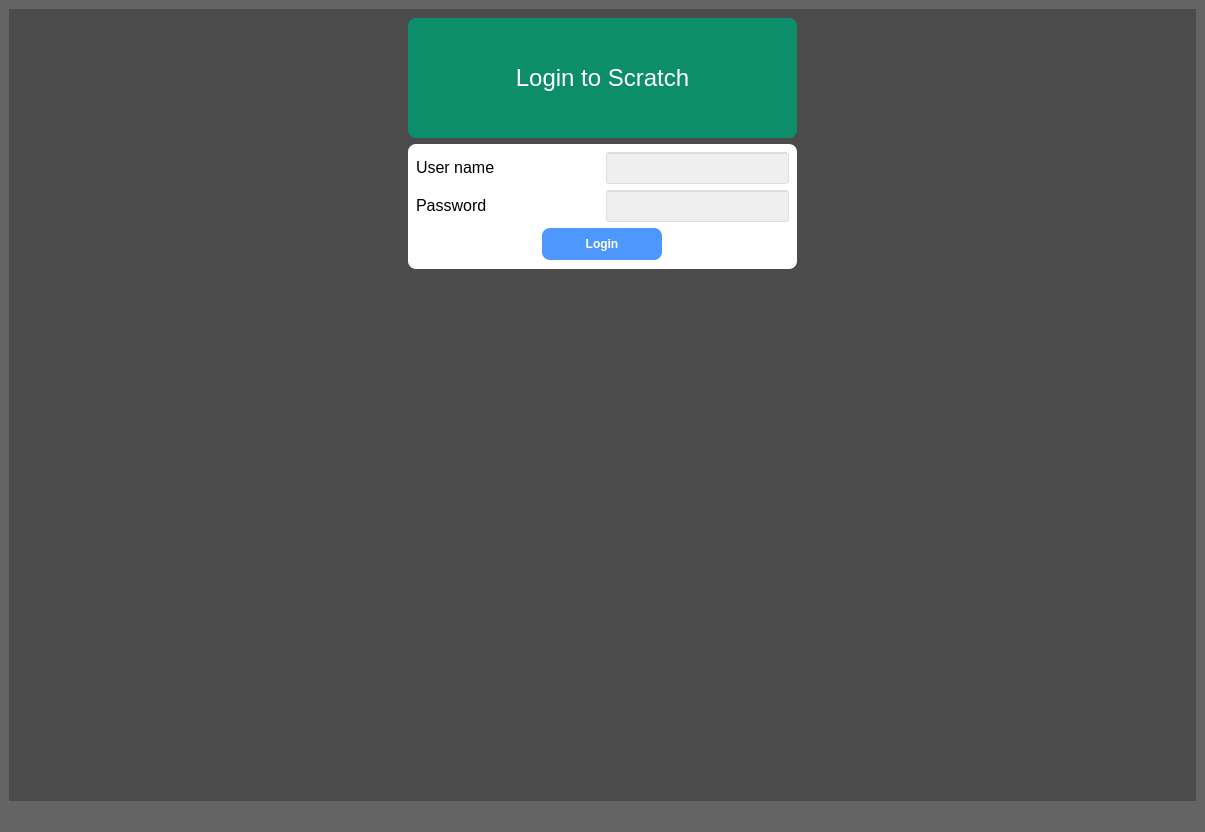
<?xml version="1.0" encoding="UTF-8"?>
<ui version="4.0">
 <class>MainWindow</class>
 <widget class="QMainWindow" name="MainWindow">
  <property name="geometry">
   <rect>
    <x>0</x>
    <y>0</y>
    <width>1205</width>
    <height>832</height>
   </rect>
  </property>
  <property name="windowTitle">
   <string>Scratch Controls</string>
  </property>
  <property name="windowIcon">
   <iconset>
    <normaloff>avatar.png</normaloff>avatar.png</iconset>
  </property>
  <property name="styleSheet">
   <string notr="true">background: rgb(100,100,100);</string>
  </property>
  <widget class="QWidget" name="centralwidget">
   <layout class="QGridLayout" name="gridLayout">
    <item row="1" column="0" rowspan="2" colspan="2">
     <widget class="QStackedWidget" name="stackedWidget">
      <property name="styleSheet">
       <string notr="true">background : rgba(50,50,50,0.3);
</string>
      </property>
      <property name="currentIndex">
       <number>0</number>
      </property>
      <widget class="QWidget" name="page">
       <layout class="QGridLayout" name="gridLayout_2">
        <item row="1" column="2">
         <spacer name="horizontalSpacer_2">
          <property name="orientation">
           <enum>Qt::Horizontal</enum>
          </property>
          <property name="sizeHint" stdset="0">
           <size>
            <width>40</width>
            <height>20</height>
           </size>
          </property>
         </spacer>
        </item>
        <item row="1" column="0">
         <spacer name="horizontalSpacer">
          <property name="orientation">
           <enum>Qt::Horizontal</enum>
          </property>
          <property name="sizeHint" stdset="0">
           <size>
            <width>40</width>
            <height>20</height>
           </size>
          </property>
         </spacer>
        </item>
        <item row="1" column="1">
         <widget class="QFrame" name="frame">
          <property name="styleSheet">
           <string notr="true">QFrame{
background : white;
border-radius : 8px;
}

</string>
          </property>
          <property name="frameShape">
           <enum>QFrame::StyledPanel</enum>
          </property>
          <property name="frameShadow">
           <enum>QFrame::Raised</enum>
          </property>
          <layout class="QGridLayout" name="gridLayout_3">
           <property name="leftMargin">
            <number>8</number>
           </property>
           <property name="topMargin">
            <number>8</number>
           </property>
           <property name="rightMargin">
            <number>8</number>
           </property>
           <item row="1" column="0">
            <layout class="QHBoxLayout" name="horizontalLayout_4">
             <item>
              <widget class="QLabel" name="label_11">
               <property name="sizePolicy">
                <sizepolicy hsizetype="Expanding" vsizetype="Maximum">
                 <horstretch>0</horstretch>
                 <verstretch>0</verstretch>
                </sizepolicy>
               </property>
               <property name="styleSheet">
                <string notr="true">font-size : 12pt;</string>
               </property>
               <property name="text">
                <string>User name</string>
               </property>
               <property name="alignment">
                <set>Qt::AlignLeading|Qt::AlignLeft|Qt::AlignVCenter</set>
               </property>
              </widget>
             </item>
             <item>
              <widget class="QLineEdit" name="username_input">
               <property name="sizePolicy">
                <sizepolicy hsizetype="Expanding" vsizetype="Maximum">
                 <horstretch>0</horstretch>
                 <verstretch>0</verstretch>
                </sizepolicy>
               </property>
               <property name="minimumSize">
                <size>
                 <width>0</width>
                 <height>32</height>
                </size>
               </property>
               <property name="maximumSize">
                <size>
                 <width>16777215</width>
                 <height>32</height>
                </size>
               </property>
               <property name="styleSheet">
                <string notr="true">QLineEdit:focus {
background : rgba(50,50,50,0.5);
color:white;
border-radius:8px;
}

QLineEdit {
background : rgba(200,200,200,0.3);
color:white;
font-weight : bold;
}</string>
               </property>
              </widget>
             </item>
            </layout>
           </item>
           <item row="2" column="0">
            <layout class="QHBoxLayout" name="horizontalLayout_5">
             <item>
              <widget class="QLabel" name="label_12">
               <property name="sizePolicy">
                <sizepolicy hsizetype="Expanding" vsizetype="Maximum">
                 <horstretch>0</horstretch>
                 <verstretch>0</verstretch>
                </sizepolicy>
               </property>
               <property name="styleSheet">
                <string notr="true">font-size : 12pt;</string>
               </property>
               <property name="text">
                <string>Password</string>
               </property>
               <property name="alignment">
                <set>Qt::AlignLeading|Qt::AlignLeft|Qt::AlignVCenter</set>
               </property>
              </widget>
             </item>
             <item>
              <widget class="QLineEdit" name="password_input">
               <property name="sizePolicy">
                <sizepolicy hsizetype="Expanding" vsizetype="Maximum">
                 <horstretch>0</horstretch>
                 <verstretch>0</verstretch>
                </sizepolicy>
               </property>
               <property name="minimumSize">
                <size>
                 <width>0</width>
                 <height>32</height>
                </size>
               </property>
               <property name="maximumSize">
                <size>
                 <width>16777215</width>
                 <height>32</height>
                </size>
               </property>
               <property name="styleSheet">
                <string notr="true">QLineEdit:focus {
background : rgba(50,50,50,0.5);
color:white;
border-radius:8px;
}

QLineEdit {
background : rgba(200,200,200,0.3);
color:white;
font-weight : bold;
}</string>
               </property>
              </widget>
             </item>
            </layout>
           </item>
           <item row="3" column="0">
            <layout class="QHBoxLayout" name="horizontalLayout_6">
             <item>
              <widget class="QPushButton" name="login_btn">
               <property name="minimumSize">
                <size>
                 <width>0</width>
                 <height>32</height>
                </size>
               </property>
               <property name="maximumSize">
                <size>
                 <width>120</width>
                 <height>32</height>
                </size>
               </property>
               <property name="styleSheet">
                <string notr="true">QPushButton{
background: #4D97FF;
color:white;
font-weight : bold;
border-radius:8px;
}

:focus{
background: #1a64dd;
color:white;
font-weight : bold;
border-radius:8px;
}</string>
               </property>
               <property name="text">
                <string>Login</string>
               </property>
              </widget>
             </item>
            </layout>
           </item>
          </layout>
         </widget>
        </item>
        <item row="0" column="1">
         <widget class="QLabel" name="label_10">
          <property name="sizePolicy">
           <sizepolicy hsizetype="Preferred" vsizetype="Maximum">
            <horstretch>0</horstretch>
            <verstretch>0</verstretch>
           </sizepolicy>
          </property>
          <property name="minimumSize">
           <size>
            <width>0</width>
            <height>120</height>
           </size>
          </property>
          <property name="styleSheet">
           <string notr="true">font-size : 18pt;
background : #0B8E69;
color:white;
border-radius:8px;</string>
          </property>
          <property name="text">
           <string>Login to Scratch</string>
          </property>
          <property name="alignment">
           <set>Qt::AlignCenter</set>
          </property>
         </widget>
        </item>
        <item row="2" column="1">
         <spacer name="verticalSpacer">
          <property name="orientation">
           <enum>Qt::Vertical</enum>
          </property>
          <property name="sizeHint" stdset="0">
           <size>
            <width>20</width>
            <height>40</height>
           </size>
          </property>
         </spacer>
        </item>
       </layout>
      </widget>
      <widget class="QWidget" name="page_2">
       <layout class="QGridLayout" name="gridLayout_4">
        <item row="0" column="0">
         <widget class="QLabel" name="avatar_show">
          <property name="minimumSize">
           <size>
            <width>60</width>
            <height>60</height>
           </size>
          </property>
          <property name="maximumSize">
           <size>
            <width>60</width>
            <height>60</height>
           </size>
          </property>
          <property name="styleSheet">
           <string notr="true">border-radius : 30px;</string>
          </property>
          <property name="text">
           <string/>
          </property>
         </widget>
        </item>
        <item row="1" column="0">
         <layout class="QVBoxLayout" name="verticalLayout">
          <property name="spacing">
           <number>0</number>
          </property>
          <item>
           <widget class="QPushButton" name="bio_btn">
            <property name="sizePolicy">
             <sizepolicy hsizetype="Minimum" vsizetype="Expanding">
              <horstretch>0</horstretch>
              <verstretch>0</verstretch>
             </sizepolicy>
            </property>
            <property name="styleSheet">
             <string notr="true">color:white;
font-weight:bold;
border-radius: 8px 8px 0px 0px;</string>
            </property>
            <property name="text">
             <string>Bio</string>
            </property>
           </widget>
          </item>
          <item>
           <widget class="QPushButton" name="work_btn">
            <property name="sizePolicy">
             <sizepolicy hsizetype="Minimum" vsizetype="Expanding">
              <horstretch>0</horstretch>
              <verstretch>0</verstretch>
             </sizepolicy>
            </property>
            <property name="styleSheet">
             <string notr="true">color:white;
font-weight:bold;</string>
            </property>
            <property name="text">
             <string>Work</string>
            </property>
           </widget>
          </item>
          <item>
           <widget class="QPushButton" name="status_btn">
            <property name="sizePolicy">
             <sizepolicy hsizetype="Minimum" vsizetype="Expanding">
              <horstretch>0</horstretch>
              <verstretch>0</verstretch>
             </sizepolicy>
            </property>
            <property name="styleSheet">
             <string notr="true">color:white;
font-weight:bold;</string>
            </property>
            <property name="text">
             <string>Status</string>
            </property>
           </widget>
          </item>
          <item>
           <widget class="QPushButton" name="join_date_btn">
            <property name="sizePolicy">
             <sizepolicy hsizetype="Minimum" vsizetype="Expanding">
              <horstretch>0</horstretch>
              <verstretch>0</verstretch>
             </sizepolicy>
            </property>
            <property name="styleSheet">
             <string notr="true">color:white;
font-weight:bold;</string>
            </property>
            <property name="text">
             <string>Join date</string>
            </property>
           </widget>
          </item>
          <item>
           <widget class="QPushButton" name="country_btn">
            <property name="sizePolicy">
             <sizepolicy hsizetype="Minimum" vsizetype="Expanding">
              <horstretch>0</horstretch>
              <verstretch>0</verstretch>
             </sizepolicy>
            </property>
            <property name="styleSheet">
             <string notr="true">color:white;
font-weight:bold;</string>
            </property>
            <property name="text">
             <string>Country</string>
            </property>
           </widget>
          </item>
          <item>
           <widget class="QPushButton" name="cloud_vars_btn">
            <property name="sizePolicy">
             <sizepolicy hsizetype="Minimum" vsizetype="Expanding">
              <horstretch>0</horstretch>
              <verstretch>0</verstretch>
             </sizepolicy>
            </property>
            <property name="styleSheet">
             <string notr="true">color:white;
font-weight:bold;
border-radius: 8px 8px 0px 0px;</string>
            </property>
            <property name="text">
             <string/>
            </property>
            <property name="icon">
             <iconset>
              <normaloff>icons/cloud.png</normaloff>icons/cloud.png</iconset>
            </property>
           </widget>
          </item>
         </layout>
        </item>
        <item row="0" column="1">
         <layout class="QHBoxLayout" name="horizontalLayout">
          <property name="spacing">
           <number>0</number>
          </property>
          <item>
           <widget class="QPushButton" name="messages_btn">
            <property name="sizePolicy">
             <sizepolicy hsizetype="Minimum" vsizetype="Minimum">
              <horstretch>0</horstretch>
              <verstretch>0</verstretch>
             </sizepolicy>
            </property>
            <property name="minimumSize">
             <size>
              <width>0</width>
              <height>28</height>
             </size>
            </property>
            <property name="maximumSize">
             <size>
              <width>16777215</width>
              <height>16777215</height>
             </size>
            </property>
            <property name="styleSheet">
             <string notr="true">color:red;
font-weight: bold;
</string>
            </property>
            <property name="text">
             <string/>
            </property>
            <property name="icon">
             <iconset>
              <normaloff>icons/message.png</normaloff>icons/message.png</iconset>
            </property>
           </widget>
          </item>
          <item>
           <widget class="QPushButton" name="followers_btn">
            <property name="sizePolicy">
             <sizepolicy hsizetype="Minimum" vsizetype="Minimum">
              <horstretch>0</horstretch>
              <verstretch>0</verstretch>
             </sizepolicy>
            </property>
            <property name="minimumSize">
             <size>
              <width>0</width>
              <height>28</height>
             </size>
            </property>
            <property name="maximumSize">
             <size>
              <width>16777215</width>
              <height>16777215</height>
             </size>
            </property>
            <property name="styleSheet">
             <string notr="true">color:red;
font-weight: bold;
</string>
            </property>
            <property name="text">
             <string/>
            </property>
            <property name="icon">
             <iconset>
              <normaloff>icons/followers.png</normaloff>icons/followers.png</iconset>
            </property>
           </widget>
          </item>
          <item>
           <widget class="QPushButton" name="following_btn">
            <property name="sizePolicy">
             <sizepolicy hsizetype="Minimum" vsizetype="Minimum">
              <horstretch>0</horstretch>
              <verstretch>0</verstretch>
             </sizepolicy>
            </property>
            <property name="minimumSize">
             <size>
              <width>0</width>
              <height>28</height>
             </size>
            </property>
            <property name="maximumSize">
             <size>
              <width>16777215</width>
              <height>16777215</height>
             </size>
            </property>
            <property name="styleSheet">
             <string notr="true">color:red;
font-weight: bold;</string>
            </property>
            <property name="text">
             <string/>
            </property>
            <property name="icon">
             <iconset>
              <normaloff>icons/following.png</normaloff>icons/following.png</iconset>
            </property>
           </widget>
          </item>
          <item>
           <widget class="QPushButton" name="loves_btn">
            <property name="sizePolicy">
             <sizepolicy hsizetype="Minimum" vsizetype="Minimum">
              <horstretch>0</horstretch>
              <verstretch>0</verstretch>
             </sizepolicy>
            </property>
            <property name="minimumSize">
             <size>
              <width>0</width>
              <height>28</height>
             </size>
            </property>
            <property name="maximumSize">
             <size>
              <width>16777215</width>
              <height>16777215</height>
             </size>
            </property>
            <property name="styleSheet">
             <string notr="true">color:red;
font-weight: bold;</string>
            </property>
            <property name="text">
             <string/>
            </property>
            <property name="icon">
             <iconset>
              <normaloff>icons/loves.ico</normaloff>icons/loves.ico</iconset>
            </property>
           </widget>
          </item>
          <item>
           <widget class="QPushButton" name="views_btn">
            <property name="sizePolicy">
             <sizepolicy hsizetype="Minimum" vsizetype="Minimum">
              <horstretch>0</horstretch>
              <verstretch>0</verstretch>
             </sizepolicy>
            </property>
            <property name="minimumSize">
             <size>
              <width>0</width>
              <height>28</height>
             </size>
            </property>
            <property name="maximumSize">
             <size>
              <width>16777215</width>
              <height>16777215</height>
             </size>
            </property>
            <property name="styleSheet">
             <string notr="true">color:red;
font-weight: bold;</string>
            </property>
            <property name="text">
             <string/>
            </property>
            <property name="icon">
             <iconset>
              <normaloff>icons/views.ico</normaloff>icons/views.ico</iconset>
            </property>
           </widget>
          </item>
          <item>
           <widget class="QPushButton" name="favorite_btn">
            <property name="sizePolicy">
             <sizepolicy hsizetype="Minimum" vsizetype="Minimum">
              <horstretch>0</horstretch>
              <verstretch>0</verstretch>
             </sizepolicy>
            </property>
            <property name="minimumSize">
             <size>
              <width>0</width>
              <height>28</height>
             </size>
            </property>
            <property name="maximumSize">
             <size>
              <width>16777215</width>
              <height>16777215</height>
             </size>
            </property>
            <property name="styleSheet">
             <string notr="true">color:red;
font-weight: bold;</string>
            </property>
            <property name="text">
             <string/>
            </property>
            <property name="icon">
             <iconset>
              <normaloff>icons/favorites.png</normaloff>icons/favorites.png</iconset>
            </property>
           </widget>
          </item>
          <item>
           <widget class="QPushButton" name="projects_btn">
            <property name="sizePolicy">
             <sizepolicy hsizetype="Minimum" vsizetype="Minimum">
              <horstretch>0</horstretch>
              <verstretch>0</verstretch>
             </sizepolicy>
            </property>
            <property name="styleSheet">
             <string notr="true">color:red;
font-weight: bold;</string>
            </property>
            <property name="text">
             <string/>
            </property>
            <property name="icon">
             <iconset>
              <normaloff>icons/project.png</normaloff>icons/project.png</iconset>
            </property>
           </widget>
          </item>
          <item>
           <widget class="QPushButton" name="logout_btn">
            <property name="sizePolicy">
             <sizepolicy hsizetype="Minimum" vsizetype="Minimum">
              <horstretch>0</horstretch>
              <verstretch>0</verstretch>
             </sizepolicy>
            </property>
            <property name="styleSheet">
             <string notr="true">color : rgb(50, 200, 255);
font-weight : bold;</string>
            </property>
            <property name="text">
             <string>Logout</string>
            </property>
            <property name="icon">
             <iconset>
              <normaloff>icons/logout.png</normaloff>icons/logout.png</iconset>
            </property>
           </widget>
          </item>
         </layout>
        </item>
        <item row="1" column="1">
         <widget class="QTextBrowser" name="textBrowser">
          <property name="styleSheet">
           <string notr="true">border-radius : 8px;
background : white;
color:black;</string>
          </property>
         </widget>
        </item>
       </layout>
      </widget>
      <widget class="QWidget" name="page_3">
       <layout class="QGridLayout" name="gridLayout_5">
        <item row="1" column="0">
         <widget class="QPushButton" name="back_home_btn">
          <property name="styleSheet">
           <string notr="true">background : white;</string>
          </property>
          <property name="text">
           <string>Back</string>
          </property>
          <property name="icon">
           <iconset>
            <normaloff>icons/back.png</normaloff>icons/back.png</iconset>
          </property>
         </widget>
        </item>
        <item row="0" column="0">
         <widget class="QTabWidget" name="tabWidget">
          <property name="currentIndex">
           <number>2</number>
          </property>
          <widget class="QWidget" name="tab">
           <attribute name="title">
            <string>Set cloud variable</string>
           </attribute>
           <layout class="QGridLayout" name="gridLayout_6">
            <item row="1" column="1">
             <widget class="QComboBox" name="setvar_var_combo">
              <property name="minimumSize">
               <size>
                <width>0</width>
                <height>32</height>
               </size>
              </property>
              <property name="styleSheet">
               <string notr="true">background : white;</string>
              </property>
             </widget>
            </item>
            <item row="1" column="0">
             <widget class="QLabel" name="label">
              <property name="text">
               <string>Choose variable</string>
              </property>
             </widget>
            </item>
            <item row="2" column="0">
             <widget class="QLabel" name="label_2">
              <property name="text">
               <string>Value</string>
              </property>
             </widget>
            </item>
            <item row="2" column="1">
             <widget class="QLineEdit" name="setvar_value_input">
              <property name="minimumSize">
               <size>
                <width>0</width>
                <height>32</height>
               </size>
              </property>
              <property name="styleSheet">
               <string notr="true">background : white;
</string>
              </property>
             </widget>
            </item>
            <item row="0" column="0">
             <widget class="QLabel" name="label_5">
              <property name="text">
               <string>Project</string>
              </property>
             </widget>
            </item>
            <item row="0" column="1">
             <widget class="QComboBox" name="setvar_project_combo">
              <property name="minimumSize">
               <size>
                <width>0</width>
                <height>32</height>
               </size>
              </property>
              <property name="styleSheet">
               <string notr="true">background : white;</string>
              </property>
             </widget>
            </item>
            <item row="4" column="1">
             <spacer name="verticalSpacer_2">
              <property name="orientation">
               <enum>Qt::Vertical</enum>
              </property>
              <property name="sizeHint" stdset="0">
               <size>
                <width>20</width>
                <height>40</height>
               </size>
              </property>
             </spacer>
            </item>
            <item row="3" column="0">
             <widget class="QPushButton" name="setvar_save_btn">
              <property name="minimumSize">
               <size>
                <width>0</width>
                <height>32</height>
               </size>
              </property>
              <property name="maximumSize">
               <size>
                <width>120</width>
                <height>16777215</height>
               </size>
              </property>
              <property name="styleSheet">
               <string notr="true">background : rgba(10,10,10,0.5);
color:white;</string>
              </property>
              <property name="text">
               <string>Save</string>
              </property>
              <property name="icon">
               <iconset>
                <normaloff>icons/save.png</normaloff>icons/save.png</iconset>
              </property>
             </widget>
            </item>
           </layout>
          </widget>
          <widget class="QWidget" name="tab_2">
           <attribute name="title">
            <string>Cloud variables from user variables</string>
           </attribute>
           <layout class="QGridLayout" name="gridLayout_8">
            <item row="0" column="0">
             <widget class="QLabel" name="label_7">
              <property name="text">
               <string>Project</string>
              </property>
             </widget>
            </item>
            <item row="0" column="2">
             <widget class="QComboBox" name="user_var_project_combo">
              <property name="minimumSize">
               <size>
                <width>0</width>
                <height>32</height>
               </size>
              </property>
              <property name="styleSheet">
               <string notr="true">background : white;</string>
              </property>
             </widget>
            </item>
            <item row="4" column="0">
             <widget class="QPushButton" name="add_user_var_btn">
              <property name="styleSheet">
               <string notr="true">background : rgba(10,10,10,0.5);
color:white;</string>
              </property>
              <property name="text">
               <string>Add or update</string>
              </property>
              <property name="icon">
               <iconset>
                <normaloff>icons/add.png</normaloff>icons/add.png</iconset>
              </property>
             </widget>
            </item>
            <item row="5" column="0">
             <spacer name="verticalSpacer_4">
              <property name="orientation">
               <enum>Qt::Vertical</enum>
              </property>
              <property name="sizeHint" stdset="0">
               <size>
                <width>20</width>
                <height>40</height>
               </size>
              </property>
             </spacer>
            </item>
            <item row="1" column="2">
             <widget class="QComboBox" name="user_var_name_combo">
              <property name="minimumSize">
               <size>
                <width>0</width>
                <height>32</height>
               </size>
              </property>
              <property name="styleSheet">
               <string notr="true">background : white;</string>
              </property>
              <item>
               <property name="text">
                <string>Followers</string>
               </property>
              </item>
              <item>
               <property name="text">
                <string>Following</string>
               </property>
              </item>
              <item>
               <property name="text">
                <string>Loves</string>
               </property>
              </item>
              <item>
               <property name="text">
                <string>Views</string>
               </property>
              </item>
              <item>
               <property name="text">
                <string>Favorites</string>
               </property>
              </item>
              <item>
               <property name="text">
                <string>Status</string>
               </property>
              </item>
              <item>
               <property name="text">
                <string>Country</string>
               </property>
              </item>
              <item>
               <property name="text">
                <string>Joined_date</string>
               </property>
              </item>
             </widget>
            </item>
            <item row="2" column="0">
             <widget class="QCheckBox" name="use_def_name_check">
              <property name="text">
               <string>Use default name</string>
              </property>
              <property name="checked">
               <bool>true</bool>
              </property>
             </widget>
            </item>
            <item row="1" column="0">
             <widget class="QLabel" name="label_8">
              <property name="text">
               <string>User variable</string>
              </property>
             </widget>
            </item>
            <item row="3" column="0">
             <widget class="QLabel" name="label_9">
              <property name="enabled">
               <bool>false</bool>
              </property>
              <property name="text">
               <string>Or set name</string>
              </property>
             </widget>
            </item>
            <item row="3" column="2">
             <widget class="QLineEdit" name="usercar_custom_name_input">
              <property name="enabled">
               <bool>false</bool>
              </property>
              <property name="minimumSize">
               <size>
                <width>0</width>
                <height>32</height>
               </size>
              </property>
              <property name="styleSheet">
               <string notr="true">background : white;</string>
              </property>
             </widget>
            </item>
            <item row="4" column="2">
             <widget class="QCheckBox" name="const_update_check">
              <property name="text">
               <string>Update Constantaly</string>
              </property>
             </widget>
            </item>
           </layout>
          </widget>
          <widget class="QWidget" name="tab_3">
           <attribute name="title">
            <string>Get data from custom API</string>
           </attribute>
           <layout class="QGridLayout" name="gridLayout_9">
            <item row="2" column="0">
             <widget class="QLabel" name="label_15">
              <property name="text">
               <string>Value</string>
              </property>
             </widget>
            </item>
            <item row="1" column="0">
             <widget class="QLabel" name="label_14">
              <property name="text">
               <string>Variable</string>
              </property>
             </widget>
            </item>
            <item row="3" column="0">
             <widget class="QPushButton" name="customapi_save_btn_2">
              <property name="minimumSize">
               <size>
                <width>0</width>
                <height>32</height>
               </size>
              </property>
              <property name="maximumSize">
               <size>
                <width>120</width>
                <height>16777215</height>
               </size>
              </property>
              <property name="styleSheet">
               <string notr="true">background : rgba(10,10,10,0.5);
color:white;</string>
              </property>
              <property name="text">
               <string>Save</string>
              </property>
              <property name="icon">
               <iconset>
                <normaloff>icons/save.png</normaloff>icons/save.png</iconset>
              </property>
             </widget>
            </item>
            <item row="1" column="1">
             <widget class="QComboBox" name="customapi_var_combo_2">
              <property name="minimumSize">
               <size>
                <width>0</width>
                <height>32</height>
               </size>
              </property>
              <property name="styleSheet">
               <string notr="true">background : white;</string>
              </property>
             </widget>
            </item>
            <item row="0" column="1">
             <widget class="QComboBox" name="customapi_project_combo_2">
              <property name="minimumSize">
               <size>
                <width>0</width>
                <height>32</height>
               </size>
              </property>
              <property name="styleSheet">
               <string notr="true">background : white;</string>
              </property>
             </widget>
            </item>
            <item row="4" column="1">
             <spacer name="verticalSpacer_5">
              <property name="orientation">
               <enum>Qt::Vertical</enum>
              </property>
              <property name="sizeHint" stdset="0">
               <size>
                <width>20</width>
                <height>223</height>
               </size>
              </property>
             </spacer>
            </item>
            <item row="0" column="0">
             <widget class="QLabel" name="label_13">
              <property name="text">
               <string>Project</string>
              </property>
             </widget>
            </item>
            <item row="2" column="1">
             <widget class="QLineEdit" name="customapi_value_input_2">
              <property name="minimumSize">
               <size>
                <width>0</width>
                <height>32</height>
               </size>
              </property>
              <property name="styleSheet">
               <string notr="true">background : white;
</string>
              </property>
             </widget>
            </item>
            <item row="5" column="2">
             <widget class="QPushButton" name="customapi_req_btn">
              <property name="text">
               <string>Request</string>
              </property>
             </widget>
            </item>
            <item row="5" column="1">
             <widget class="QLineEdit" name="customapi_url_input">
              <property name="styleSheet">
               <string notr="true">color:white;
font-weight:bold;</string>
              </property>
             </widget>
            </item>
            <item row="6" column="1">
             <widget class="QPlainTextEdit" name="customapi_resp_out">
              <property name="styleSheet">
               <string notr="true">background: white;
color:black;</string>
              </property>
             </widget>
            </item>
            <item row="6" column="0">
             <widget class="QLabel" name="label_17">
              <property name="text">
               <string>Response raw data</string>
              </property>
             </widget>
            </item>
            <item row="5" column="0">
             <widget class="QLabel" name="label_16">
              <property name="text">
               <string>API url</string>
              </property>
             </widget>
            </item>
           </layout>
          </widget>
          <widget class="QWidget" name="tab1">
           <attribute name="title">
            <string>Create new cloud variable</string>
           </attribute>
           <layout class="QGridLayout" name="gridLayout_7">
            <item row="4" column="2">
             <spacer name="verticalSpacer_3">
              <property name="orientation">
               <enum>Qt::Vertical</enum>
              </property>
              <property name="sizeHint" stdset="0">
               <size>
                <width>20</width>
                <height>40</height>
               </size>
              </property>
             </spacer>
            </item>
            <item row="1" column="2">
             <widget class="QLineEdit" name="createvar_name_input">
              <property name="minimumSize">
               <size>
                <width>0</width>
                <height>32</height>
               </size>
              </property>
              <property name="styleSheet">
               <string notr="true">background : white;</string>
              </property>
             </widget>
            </item>
            <item row="0" column="2">
             <widget class="QComboBox" name="createvar_project_combo">
              <property name="minimumSize">
               <size>
                <width>0</width>
                <height>32</height>
               </size>
              </property>
              <property name="styleSheet">
               <string notr="true">background : white;</string>
              </property>
             </widget>
            </item>
            <item row="0" column="0">
             <widget class="QLabel" name="label_6">
              <property name="text">
               <string>Project</string>
              </property>
             </widget>
            </item>
            <item row="1" column="0">
             <widget class="QLabel" name="label_3">
              <property name="text">
               <string>Variable name</string>
              </property>
             </widget>
            </item>
            <item row="2" column="0">
             <widget class="QLabel" name="label_4">
              <property name="text">
               <string>Value</string>
              </property>
             </widget>
            </item>
            <item row="2" column="2">
             <widget class="QLineEdit" name="createvar_value_input">
              <property name="minimumSize">
               <size>
                <width>0</width>
                <height>32</height>
               </size>
              </property>
              <property name="styleSheet">
               <string notr="true">background : white;</string>
              </property>
             </widget>
            </item>
            <item row="3" column="0">
             <widget class="QPushButton" name="createvar_save_btn">
              <property name="minimumSize">
               <size>
                <width>0</width>
                <height>32</height>
               </size>
              </property>
              <property name="maximumSize">
               <size>
                <width>120</width>
                <height>16777215</height>
               </size>
              </property>
              <property name="styleSheet">
               <string notr="true">background : rgba(10,10,10,0.5);
color:white;</string>
              </property>
              <property name="text">
               <string>Save</string>
              </property>
              <property name="icon">
               <iconset>
                <normaloff>icons/save.png</normaloff>icons/save.png</iconset>
              </property>
             </widget>
            </item>
           </layout>
          </widget>
         </widget>
        </item>
       </layout>
      </widget>
     </widget>
    </item>
   </layout>
  </widget>
  <widget class="QMenuBar" name="menubar">
   <property name="geometry">
    <rect>
     <x>0</x>
     <y>0</y>
     <width>1205</width>
     <height>26</height>
    </rect>
   </property>
  </widget>
  <widget class="QStatusBar" name="statusbar"/>
 </widget>
 <resources>
  <include location="Screen.qrc"/>
 </resources>
 <connections/>
</ui>
